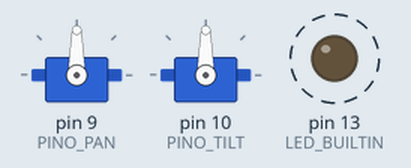
The sketch below on a simulated Arduino Uno, built with avr-gcc and run on an emulated ATmega328P. On the bench: 2 × servo, output pins drawn as LEDs (lit = HIGH). Dashed ring = blinking.

Above: at 0.5 s.
Timing chart, 0 to 3.0 s (numbered marks = the images above):
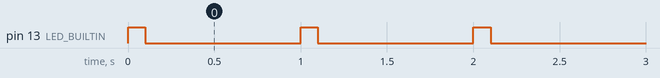

The sketch:

centrar_servos.ino
```cpp
/*
  centrar_servos.ino — robô quadrado de mesa (robos-impressos)

  O que faz: leva os 2 servos MG996R para o centro (90°) e os mantém lá.
  Para que serve: você prende a engrenagem e o garfo com os servos já no centro,
  e a cabeça fica olhando para a frente quando o robô liga.

  NÃO TESTADO NA BANCADA: o sketch compila para o Arduino Uno (arduino-cli, core
  arduino:avr 1.8.8, biblioteca Servo 1.3.0), mas ainda não foi rodado num robô montado.

  Ligações (Sensor Shield V5.0 em cima do Arduino Uno):
    D9  -> servo de PAN  (gira o pescoço; fica na base)
    D10 -> servo de TILT (inclina a cabeça; fica dentro da cabeça)
    Em cada conector de 3 pinos do shield: G = fio marrom ou preto, V = fio vermelho,
    S = fio laranja ou amarelo.
    Os pinos D0 e D1 ficam livres: são a serial que vai para o Raspberry Pi.

  Energia dos servos: os 6 V do UBEC entram no borne azul do shield (VCC e GND),
  com o jumper SEL do shield RETIRADO. Não alimente o MG996R pelos 5 V da USB:
  a porta USB dá 0,5 A e o servo pede mais do que isso quando parte.

  Como gravar (Arduino IDE 2):
    1. Ligue o Uno ao computador pelo cabo USB, sem o shield e sem bateria.
    2. Ferramentas > Placa > Arduino AVR Boards > Arduino Uno.
    3. Ferramentas > Porta > a porta em que o Uno apareceu.
    4. Clique em Carregar (seta para a direita). Espere "Carregado".
    5. Tire o cabo USB antes de ligar a bateria.
  Grave ANTES de parafusar o Uno na base: com ele no lugar, o cabo USB não entra.

  O que você vê quando funciona: o LED "L" do Uno pisca 1 vez por segundo e os
  2 servos vão para o centro e seguram a posição.
*/

#include <Servo.h>

const uint8_t PINO_PAN = 9;    // servo que gira o pescoço
const uint8_t PINO_TILT = 10;  // servo que inclina a cabeça
const uint8_t CENTRO = 90;     // graus: meio do curso de um servo de 180°

Servo servoPan;
Servo servoTilt;

void setup() {
  pinMode(LED_BUILTIN, OUTPUT);
  servoPan.write(CENTRO);      // define a posição antes de ligar o sinal: o servo não dá tranco
  servoTilt.write(CENTRO);
  servoPan.attach(PINO_PAN);
  servoTilt.attach(PINO_TILT);
}

void loop() {
  // os servos continuam recebendo o sinal de 90°; o LED só mostra que o sketch está rodando
  digitalWrite(LED_BUILTIN, HIGH);
  delay(100);
  digitalWrite(LED_BUILTIN, LOW);
  delay(900);
}
```

Measured:
- by itself, pin 13 (LED_BUILTIN): alternates HIGH for 0.10 s and LOW for 0.90 s
